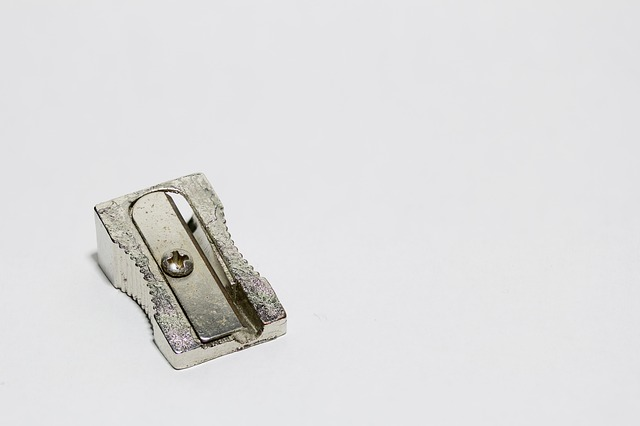
#> input picture OpenCv/OMES/6)Umbralizacion/img3.jpg, 640 x 426 px
$ python Umbralizacion2.py
#> lines starting #> are read from the running program, lines starting #| are printed output that depends on the picture; after the words box and inside, x2 and y2 are one past the last pixel; in counts of white or black regions, pixels touching at a corner belong together
#!/usr/bin/env python
# coding: utf-8

# In[9]:


#https://www.youtube.com/watch?v=pPcuzYqPMhE&ab_channel=OMES
import cv2
import numpy as np
image = cv2.imread('img3.jpg', 0)
#> image: shape (426, 640); min 0, max 255, mean 222.1
_, binarizada = cv2.threshold(image, 210, 255, cv2.THRESH_BINARY)
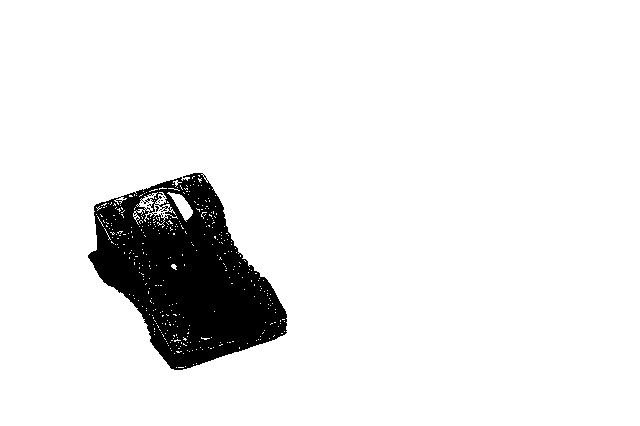
#> binarizada: shape (426, 640); 91.9% white; 7 black regions (6 under 20 px), largest, box (x1, y1, x2, y2) and area: (88, 173, 287, 370) 22056
_, binarizadaInv = cv2.threshold(image, 210, 255, cv2.THRESH_BINARY_INV)
cv2.imshow('Tipos: Binary - Binary Inv',np.hstack([binarizada,binarizadaInv]))
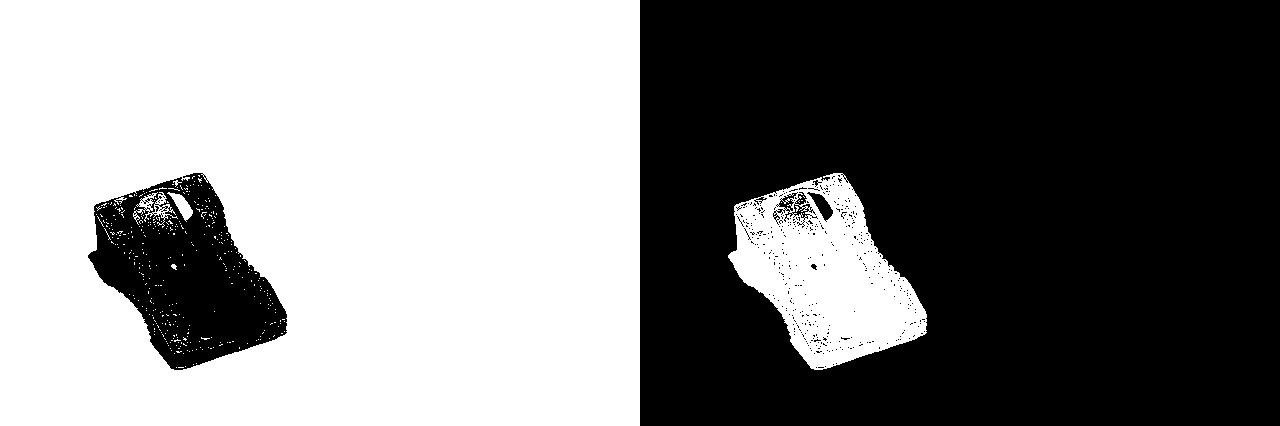
#> window 'Tipos: Binary - Binary Inv': shape (426, 1280); 50% white; 381 white regions (375 under 20 px), largest, box (x1, y1, x2, y2) and area: (0, 0, 640, 426) 248997, (728, 173, 927, 370) 22056, (133, 192, 178, 228) 467, (167, 192, 193, 222) 310, (171, 264, 177, 270) 23, (173, 180, 182, 187) 22
cv2.waitKey(0)
cv2.destroyAllWindows()


# In[ ]:
